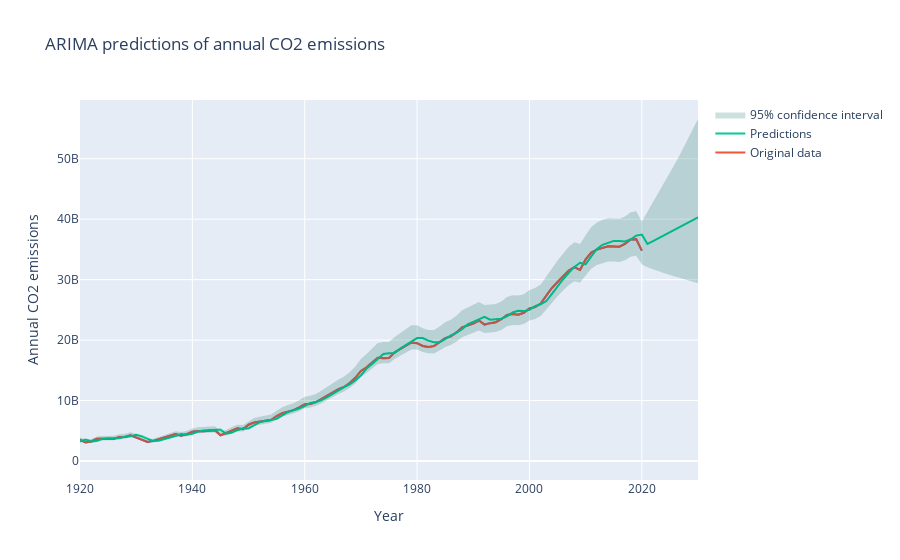

Notebook code for this chart:
### Markdown cell above
To account for the increasing trend and variance and ensure stationarity we chose to model the log-transformed CO2 emissions data with an autoregressive integrated moving average model (ARIMA). To determine the order of the parameters in the ARIMA model we performed a grid search of all parameter combinations in the range of 0 to 7 where the parameter combination with the lowest AIC was chosen. The final model ended up being an ARIMA(1,1,2).

Below you can investigate the predictions of the ARIMA-model until 2030. The model predicts a small decrease in CO2 emissions in 2021 follow by an upwards going linear increase for the next 9 years.

### Code cell
# Plot 
fig = px.line(df3, x='Year', y='Annual CO2 emissions', range_x = [1920,2030], title="ARIMA predictions of annual CO2 emissions")
fig.add_scatter(x=df3['Year'], y=df3['Annual CO2 emissions'], mode='lines', name = 'Original data')
fig.add_scatter(x=df3['Year'], y=np.exp(df3['Predictions']), mode='lines', name = 'Predictions')
fig.add_traces([go.Scatter(x = df3['Year'], y = np.exp(df3['CI_upper']),
                           mode = 'lines', line_color = 'rgba(0,0,0,0)',
                           showlegend = False),
                go.Scatter(x = df3['Year'], y = np.exp(df3['CI_lower']),
                           mode = 'lines', line_color = 'rgba(0,0,0,0)',
                           name = '95% confidence interval',
                           fill='tonexty', fillcolor = 'rgba(0,100,80,0.2)')])
fig.show()

### Figure 1 — Plotly figure (JSON) as saved in the notebook; plotly's stock layout.template omitted (floating-point values rounded to 4 significant figures; data arrays with more than 128 entries replaced by an {"elided": "..."} marker saying what was removed)
{"data": [{"hovertemplate": "Year=%{x}<br>Annual CO2 emissions=%{y}<extra></extra>", "legendgroup": "", "line": {"color": "#636efa", "dash": "solid"}, "mode": "lines", "name": "", "orientation": "v", "showlegend": false, "type": "scatter", "x": {"elided": "281 int values"}, "xaxis": "x", "y": {"elided": "281 int values"}, "yaxis": "y"}, {"mode": "lines", "name": "Original data", "type": "scatter", "x": {"elided": "281 int values"}, "y": {"elided": "281 int values"}}, {"mode": "lines", "name": "Predictions", "type": "scatter", "x": {"elided": "281 int values"}, "y": {"elided": "281 float values"}}, {"line": {"color": "rgba(0,0,0,0)"}, "mode": "lines", "showlegend": false, "type": "scatter", "x": {"elided": "281 int values"}, "y": {"elided": "281 float values"}}, {"fill": "tonexty", "fillcolor": "rgba(0,100,80,0.2)", "line": {"color": "rgba(0,0,0,0)"}, "mode": "lines", "name": "95% confidence interval", "type": "scatter", "x": {"elided": "281 int values"}, "y": {"elided": "281 float values"}}], "layout": {"legend": {"tracegroupgap": 0}, "title": {"text": "ARIMA predictions of annual CO2 emissions"}, "xaxis": {"anchor": "y", "domain": [0, 1], "range": [1920, 2030], "title": {"text": "Year"}}, "yaxis": {"anchor": "x", "domain": [0, 1], "title": {"text": "Annual CO2 emissions"}}}}
